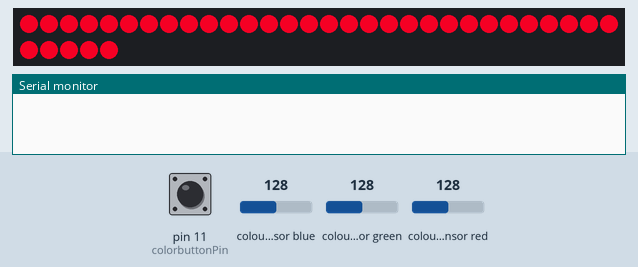
Recording of a sketch running on a simulated Arduino Mega 2560, built with avr-gcc and run on an emulated ATmega2560. Parts: 35 RGB LEDs in strip order, left to right, continuing on the next row, the last lines printed to the serial monitor. The inputs (shaded band) are chosen by the test bench; at power-on: pin 11 (colorbuttonPin) HIGH, colour sensor blue 128, colour sensor green 128, colour sensor red 128. Dim RGB values are drawn brighter than linear; random numbers use the default seed unless the sketch sets one.

Above: at 1.2 s.
1.3 s: pin 11 (colorbuttonPin) pulled LOW for 0.15 s
At 2.3 s:
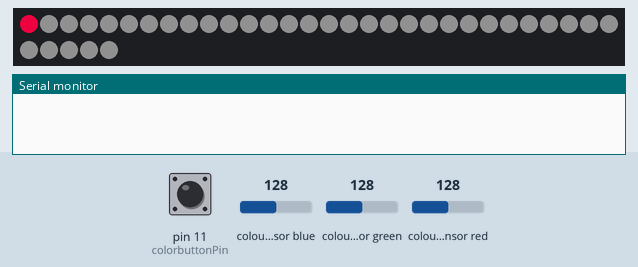
At 52.0 s:
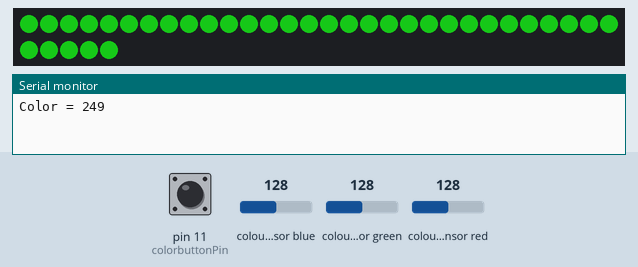
Timing chart, 0 to 53.5 s (numbered marks = the images above; inputs shaded):
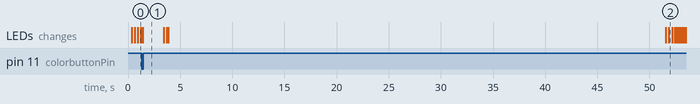

The sketch:

SilverHatColorSense4.ino
```cpp
//#include <TimerOne.h>
//#include "Button.h"
#include "SPI.h"
#include <Wire.h>
#include "Adafruit_TCS34725.h"
#include "Adafruit_WS2801.h"

//
//  Siler Hat! - 35 Lights. This version does not use a keypad
//
/*****************************************************************************/
//
// Set Up Pins
//
// 2 pins for clock and data of lights. Reversed from usual!
//
#define dataPin 9       // 'yellow' wire
#define clockPin 8      // 'green' wire

#define numLights 35      // number of spikes on the hat

// framebuffers
uint32_t current_frame[numLights];
uint32_t next_frame[numLights];

// Set the first variable to the NUMBER of pixels.
Adafruit_WS2801 strip = Adafruit_WS2801(numLights, dataPin, clockPin);

// Color Sensor

#define colorbuttonPin 11 // For color button. Connect other wire to GND

unsigned long OldButtonTime; // Timing for color button
unsigned long NewButtonTime; // Timing for color button
#define debouncetime 1000    // 1s?
#define keepcolortime 50000  // 50s? How long to keep sensed color
boolean freecolor = true;    // If a color is sensed, flag goes false

byte gammatable[256];

Adafruit_TCS34725 tcs = Adafruit_TCS34725(TCS34725_INTEGRATIONTIME_50MS, TCS34725_GAIN_4X);

// Silver Hat colors

int color1  = 85;     // Starting foreground color
int color2 = 170;     // Starting background color
#define MaxColor 255  // Colors go from 0 to 255 (8-bit)

uint32_t bigcolor;    // Sensed color (24-bit)

// Shows

int f=0;       // indices to keep track of position within a show
int x=0;       // another counter
int temp;      // temporary place holder
int wait=6;    // index to keep track of delay time
#define maxWait 12     // Number of stored delay times

// Order of spines
byte SpineOrder[35] = {
        10,
   11,  20,   9,
     19,   21,
  12,18,23,22,8,
  13,17,24,25,7,
  14,16,27,26,6,
     15,28,5,
        29,
       30,4,
       31,3,
       32,2,
       33,1,
       34,0,
};

// Tail pattern
byte Tails[35] = {
         0,
    0,   0,   0,
      0,    0,
   0, 0, 0, 0,0,
   0, 0, 0, 0,0,
   0, 0, 0, 0,0,
      0, 0, 0,
        1,
       2,2,
       3,3,
       4,4,
       5,5,
       6,6,
};

// Hood Ring
byte Hood[35] = {
         1,
    2,   0,   2,
      0,    0,
   3, 0, 0, 0,3,
   4, 0, 0, 0,4,
   5, 0, 0, 0,5,
      6, 0, 6,
         0,
        0,0,
        0,0,
        0,0,
        0,0,
        0,0,
};

// Stripe Patten
byte Stripes[35] = {
         1,
    0,   2,   0,
      0,    0,
   0, 0, 3, 0,0,
   0, 0, 4, 0,0,
   0, 0, 5, 0,0,
      0, 6, 0,
         7,
        8,8,
        9,9,
        10,10,
        11,11,
        12,12,
};

void setup() {
  Serial.begin(9600);
  //not sure if this is necessary but try it anyway
  randomSeed(analogRead(0));

  // Initialize the button color sensor
  pinMode(colorbuttonPin, INPUT);
  digitalWrite(colorbuttonPin, HIGH);  // turn on internal pull-up resistor

  OldButtonTime = 0;
  NewButtonTime = 0;

  // Set up Gamma table for the color sensor
  // it helps convert RGB colors to what humans see
  for (int i=0; i<256; i++) {
    float x = i;
    x /= 255;
    x = pow(x, 2.5);
    x *= 255;

    //gammatable[i] = 255 - x;
    gammatable[i] = x;
  }

  for (int i=0; i < numLights; i++) current_frame[i] = 0; // clear display

  // Start up the LED counter
  strip.begin();

  // Update the strip, to start they are all 'off'
  clear();
  strip.show();
}

void loop() {

  // Start with a fun random show

  switch(0) {
  //switch(random(10)) {
    case 0:
      allOn(random(20,100));
      break;
    case 1:
      randomfill(random(3,10));
      break;
    case 2:
      randomcolors(random(5,30)*10000);
      break;
    case 3:
      twocolor(random(1,30)*10000);
      break;
    case 4:
      rainbowshow(random(100,500));
      break;
    case 5:
      lightwave(random(2,10));
      break;
    case 6:
      lighttails(random(1,30)*10000);
      break;
    case 7:
      lighthood(random(1,30)*10000);
      break;
    case 8:
      centergradient(random(1,30)*10000);
      break;
    case 9:
      centerpulse(random(5,40));
      break;
  }

  // Then a break with all the lights off, if the color sensor if off
  if(freecolor) {
    clear();
    strip.show();
    ButtonDelay(random(1,4)*10000);  // Hopefully 10-1200 seconds
  }
}

/*
 * set all cells to black but don't call show yet
 * ignores buffering
 */
void clear() {
  for (int i=0; i<numLights; i++) {
    strip.setPixelColor(i, Color(0,0,0));
    setPixelColor(i, Color(0,0,0));
  }
}

/*
 * Fades lights to black over fade time
 */
void clearWithFade(int fadeTime) {
  for (int i=0; i<numLights; i++) {
    setPixelColor(i, Color(0,0,0));
  }
  morph_frame(fadeTime);
}

/*
 * All On
 *
 * Simply turns all the pixes on to a random color and then cycles
 *
 */

void allOn (int cycles) {

  for (int count = 0; count < cycles; count++) {
    for (int i=0; i < strip.numPixels(); i++) {
      setPixelColor(i, MainColor());
    }
    morph_frame(GetDelayTime(wait));

    if (!random(100)) { if (wait++ > maxWait) wait = 0; }
    color1 = (color1 + 5) % MaxColor;
  }
  clearWithFade(1000);
}

/*
 * randomcolors: turns each pixel on to a random color
 */

void randomcolors(long time) {
  for (int i=0; i < numLights; i++) setPixelColor(i, Wheel(random(MaxColor)));
  morph_frame(1000);
  ButtonDelay(time);
  clearWithFade(1000);
}

/*
 * twocolor: turns each pixel on to either of two random colors
 */

void twocolor(long time) {

  for (int i=0; i < numLights; i++) {
    if (random(2)) { setPixelColor(i, MainColor()); }
    else { setPixelColor(i, Wheel(color2)); }
  }
  morph_frame(1000);
  ButtonDelay(time);
  clearWithFade(1000);
  color2 = (color2 + 20) % MaxColor;
}

/*
 * lighttails: turn on the tail lights to a gradient
 */

void lighttails(long time) {
  uint32_t tempcolor;

  int spacing = random(2,20);   // Spacing between colors

  for (long t=time; t=t-500; t>0) {
    for (int i=0; i < numLights; i++) {
      if(freecolor) { tempcolor = Wheel((color1 + (spacing*Tails[i]) % MaxColor)); }
      else { tempcolor = bigcolor; }

      if (!Tails[i]) { strip.setPixelColor(SpineOrder[i], Color(0,0,0)); }
      else { strip.setPixelColor(SpineOrder[i], tempcolor); }
    }
    strip.show();
    ButtonDelay(500);
    if (!random(5)) color1 = (color1 + random(5,20)) % MaxColor;
  }
}

/*
 * lighthood: ring the hood with one color; fill everything else with another color
 */

void lighthood(long time) {
  uint32_t tempcolor;

  int spacing = random(2,20);   // Spacing between colors

  for (long t=time; t=t-500; t>0) {
    for (int i=0; i < numLights; i++) {
      if(freecolor) { tempcolor = Wheel((color1 + (spacing*Hood[i]) % MaxColor)); }
      else { tempcolor = bigcolor; }

      if (!Hood[i]) { strip.setPixelColor(SpineOrder[i], Wheel(color2)); }
      else { strip.setPixelColor(SpineOrder[i], tempcolor); }
    }
    strip.show();
    ButtonDelay(500);
    if (!random(5)) color1 = (color1 + random(5,20)) % MaxColor;
  }
}

/*
 * centergradient: turn on the central spine with a light gradient
 */

void centergradient(long time) {
  uint32_t tempcolor;

  int spacing = random(2,6);   // Spacing between colors

  for (long t=time; t=t-500; t>0) {
    for (int i=0; i < numLights; i++) {
     if(freecolor) { tempcolor = Wheel((color1 + (spacing*Stripes[i]) % MaxColor)); }
     else { tempcolor = bigcolor; }

     if (!Stripes[i]) { strip.setPixelColor(SpineOrder[i], Color(0,0,0)); }
     else { strip.setPixelColor(SpineOrder[i], tempcolor); }
    }
    strip.show();
    ButtonDelay(500);
    if (!random(5)) color1 = (color1 + random(5,20)) % MaxColor;
  }
}

/*
 * centerpulse - One pixel travelling down the center spine
 */

void centerpulse(int cycles) {
  for (int count = 0; count < cycles; count++) {
    for (int i=1; i < 13; i++) {  // Where we are on the center spine
      for (int j=0; j < strip.numPixels(); j++) {
        if (Stripes[j] == i) { setPixelColor(SpineOrder[j], MainColor()); }
        else { setPixelColor(SpineOrder[j], Color(0,0,0)); }
      }
      morph_frame(GetDelayTime(wait));
      if (!random(100)) { if (wait++ > maxWait) wait = 0; }
      if (!random(5)) color1 = (color1 + random(5,20)) % MaxColor;
    }
  }
}

/*
 * randomfill: randomly fills in pixels from blank to all on
 * then takes them away random until blank
 */

void randomfill(int cycles) {
  int i, j, save;
  byte shuffle[numLights];  // Will contain a shuffle of 0 to totPixels

  for (int count = 0; count < cycles; count++) {

    // Shuffle sort to determine order to turn on lights
    for (i=0; i < numLights; i++) shuffle[i] = i; // before shuffle
    for (i=0; i < numLights; i++) {  // here's position
      j = random(numLights);       // there's position
      save = shuffle[i];
      shuffle[i] = shuffle[j];     // first swap
      shuffle[j] = save;           // second swap
    }
    // Blank the screen
    clear();
    strip.show();
    ButtonDelay(GetDelayTime(wait));

    // Turn on lights one at a time
    for (i=0; i < numLights; i++) {
      setPixelColor(shuffle[i], MainColor());
      morph_frame(GetDelayTime(wait));
    }
    // Turn off lights one at a time
    for (i=0; i < numLights; i++) {
      setPixelColor(shuffle[numLights-i-1], Color(0,0,0));
      morph_frame(GetDelayTime(wait));
    }
    // Possibly new delay
    if (!random(2)) { wait = random(0,maxWait); }
  }
}

/*
 * rainbowshow: fills the spines with a gradient rainbow
 * over time, the starting color changes
 */

void rainbowshow(int cycles) {

  for (int count = 0; count < cycles; count++) {
    for (int i=0; i < strip.numPixels(); i++) {
      // tricky math! we use each pixel as a fraction of the full 96-color wheel
      // (thats the i / strip.numPixels() part)
      // 24 and division is to get the repeat pattern just right
      // the % 96 is to make the wheel cycle around
      strip.setPixelColor(i, Wheel(((i*256 / strip.numPixels()) + color1) % 256) );
    }
    strip.show();   // write all the pixels out
    ButtonDelay(50);
    if (!random(5)) color1 = (color1 + random(5,20)) % MaxColor;
  }
}

/*
 * visit each light in order and illuminate its neighbors
 * ignores buffering
 */
void unit_test() {

  for (int i=0; i<numLights; i++) {
    clear();
    strip.setPixelColor(SpineOrder[i], Color(255,0,0));
    strip.show();
    delay(500);
  }
}

/*
 * lightwave - Just one traveling pixel
 */

void lightwave(int cycles) {
  for (int count = 0; count < cycles; count++) {
    for (int i=0; i < strip.numPixels(); i++) {
      for (int j=0; j < strip.numPixels(); j++) {
        if (i == j) { setPixelColor(j, MainColor()); }
        else { setPixelColor(j, Color(0,0,0)); }
      }
      morph_frame(GetDelayTime(wait));
      if (!random(100)) { if (wait++ > maxWait) wait = 0; }
      if (!random(5)) color1 = (color1 + random(10,40)) % MaxColor;
    }
  }
}

//
// Frame displays. Basically gradually changes image from previous frame to next frame.
// More pleasing to the eye.
//
// Code from Greg and Robie
//

void draw_frame(int delay_ms) {
  for (int i = 0; i < numLights; i++) {
    strip.setPixelColor(i, next_frame[i] & 0xffffff);
    current_frame[i] = next_frame[i];
  }
  strip.show();
  ButtonDelay(delay_ms);
}

void draw_frame() {
  draw_frame(250);
}

#define FRAME_MSEC 100
#define MORPH_STEPS 25
#define STEP_LENGTH 10

void morph_frame(int msec) {
  int steps = msec / STEP_LENGTH;
  int deltas[numLights][3];
  for (int i = 0; i < numLights; i++) {
    for (int j = 0; j < 3; j++) {
      uint32_t old_color = (current_frame[i] >> (j * 8)) & 0xff;
      uint32_t new_color = (next_frame[i] >> (j * 8)) & 0xff;
      deltas[i][j] = (int)new_color - (int)old_color;
    }
  }

  for (int t = 1; t < steps; t++) {
    for (int i = 0; i < numLights; i++) {
      uint32_t color = 0;
      for (int j = 0; j < 3; j++) {
        uint32_t old_color = (current_frame[i] >> (j * 8)) & 0xff;
        color |= ((old_color + (deltas[i][j] * t / steps)) & 0xff) << (8 * j);
      }
      strip.setPixelColor(i, color);
    }
    strip.show();
    ButtonDelay(STEP_LENGTH);
  }
  for (int i = 0; i < numLights; i++) {
    current_frame[i] = next_frame[i];
    strip.setPixelColor(i, current_frame[i]);
  }
  strip.show();
  ButtonDelay(STEP_LENGTH);
}

void setPixelColor(int pos, uint32_t color) {
  next_frame[pos] = color;
}

void fill(uint32_t color) {
  for (int i = 0; i < numLights; i++) {
    setPixelColor(i, color);
  }
}

/*
 * Get Delay Time - Returns a delay time from an array.
 */

int GetDelayTime(int wait) {
  int DelayValues[maxWait] = { 10, 20, 40, 60, 80, 100, 150, 200, 300, 500, 750, 1000 };

  wait = wait % maxWait;  // Prevent going out of bounds

  return(DelayValues[wait]);
}

// ButtonDelay
//
// Runs the standard delay but also polls the button to see if it got pushed or
// whether to release the color flag

void ButtonDelay(long time) {
  for (int i = 0; i < time; i++) {
    delay(1); // The delay part of the delay loop

    // Deal with color button

    NewButtonTime = millis();  // Take a time point

    if(digitalRead(colorbuttonPin) == LOW && (NewButtonTime > (OldButtonTime + debouncetime))) {
      bigcolor = ReadColorSensor();   // Update the sensed color
      freecolor = false;              // trap the main color
      OldButtonTime = NewButtonTime;  // Reset timer

      // Turns all the lights to the new color for 2 seconds

      for (int j=0; i < strip.numPixels(); i++) {
        strip.setPixelColor(i, bigcolor);
      }
      strip.show();
      delay(2000);
      return;

    } else {  // Need to check whether to free up the sensed color
      if(!freecolor && (NewButtonTime > (OldButtonTime + keepcolortime))) {
        freecolor = true;                // free up the color
        color1 = MatchColor(bigcolor);   // revert to 255-bit color
      }
    }
  }
}

void rainbow(uint8_t wait) {
  int i, j;

  for (j=0; j < 96 * 3; j++) {     // 3 cycles of all 96 colors in the wheel
    for (i=0; i < strip.numPixels(); i++) {
      strip.setPixelColor(i, Wheel( (i + j) % 96));
    }
    strip.show();   // write all the pixels out
    delay(wait);
  }
}

// Slightly different, this one makes the rainbow wheel equally distributed
// along the chain
void rainbowCycle(uint8_t frame, uint8_t wait) {
  int i;
  for (i=0; i < strip.numPixels(); i++) {
      // tricky math! we use each pixel as a fraction of the full 96-color wheel
      // (thats the i / strip.numPixels() part)
      // 24 and division is to get the repeat pattern just right
      // the % 96 is to make the wheel cycle around
     strip.setPixelColor(i, Wheel(((i*24 / strip.numPixels()) + frame) % 96) );
  }
  strip.show();   // write all the pixels out
  ButtonDelay(wait);
}

// fill the dots one after the other with said color
// good for testing purposes
void colorWipe(uint16_t c, uint8_t wait) {
  int i;

  for (i=0; i < strip.numPixels(); i++) {
      strip.setPixelColor(i, c);
  }
  strip.show();
  delay(wait);
}


/* Helper functions */

// Main Color
//
// Returns the 24-bit main color
//
// If the color has been trapped by the sensor, returns the big 24-big color
// If the color is free to move, returns the processed 8-bit color

uint32_t MainColor() {
  if(freecolor) return(Wheel(color1)); else return (bigcolor);
}

// Read color sensor
//
// Reads the Adafruit color sensor. Returns a unit32_t color from the r,g,b values
uint32_t ReadColorSensor() {

  uint16_t clear, red, green, blue;

  // Poll the sensor
  tcs.setInterrupt(false);      // turn on LED
  delay(60);  // takes 50ms to read
  tcs.getRawData(&red, &green, &blue, &clear);
  tcs.setInterrupt(true);  // turn off LED

  //Serial.print("C:\t"); Serial.print(clear);
  //Serial.print("\tR:\t"); Serial.print(red);
  //Serial.print("\tG:\t"); Serial.print(green);
  //Serial.print("\tB:\t"); Serial.print(blue);

  // Figure out some basic hex code for visualization
  uint32_t sum = red;
  sum += green;
  sum += blue;
  //sum = clear;
  float r, g, b;
  r = red; r /= sum;
  g = green; g /= sum;
  b = blue; b /= sum;
  r *= 256; g *= 256; b *= 256;
  //Serial.print("\t");
  //Serial.print((int)r, HEX); Serial.print((int)g, HEX); Serial.print((int)b, HEX);
  //Serial.println();

  //Serial.print(gammatable[(int)r]); Serial.print(" "); Serial.print(gammatable[(int)g]); Serial.print(" "); Serial.println(gammatable[(int)b]);

  return(Color(gammatable[(int)r], gammatable[(int)g], gammatable[(int)b]));
  //return(Color(r,g,b));
}

// MatchColor
//
// Try to turn a 24-bit color into the closest approximate 0-255 wheeled color
//
// Algorithm works by brute-force polling all possible 255 answers to determine which answer
// is closest to the 24-bit color

byte MatchColor(uint32_t inColor) {
  int colorDiff;
  int minDiff = 255+255+255;    // Current closest (minimum) difference
  byte bestColor = 0;  // Which of the 255 wheeled colors is currently the best

  for (int i=0; i <= MaxColor; i++) {  // Poll all 255 colors
    //Serial.print(i);
    //Serial.print(") ");
    //Serial.println(colorDiff);
    colorDiff = CompareColors(inColor, Wheel(i));  // How close is current color?
    if (colorDiff <= minDiff) {
        minDiff = colorDiff;  // Closest yet
        bestColor = i;
    }
  }
  Serial.print("Color = ");
  Serial.println(bestColor);
  return(bestColor);
}

// CompareColors
//
// Compares two 24-bit colors: abs(r1-r2)+abs(g1-g2)+abs(b1-b2)
int CompareColors(uint32_t colorA, uint32_t colorB) {
  int diff = 0;
  byte a,b;

  for (int j = 0; j < 3; j++) {
    a = (colorA >> (j * 8)) & 0xff;
    b = (colorB >> (j * 8)) & 0xff;
    //Serial.print(j);
    //Serial.print(" ");
    //Serial.print(a);
    //Serial.print(" ");
    //Serial.print(b);
    //Serial.print(" ");
    //if (a > b) { diff+= a-b; } else { diff+= b-a; }
    diff+=abs((int)a-(int)b);
    //diff+= abs(((colorA >> (j * 8)) & 0xff) - ((colorB >> (j * 8)) & 0xff));
  }
  //Serial.println();
  return(diff);
}

// Create a 24 bit color value from R,G,B
uint32_t Color(byte r, byte g, byte b)
{
  uint32_t c;
  c = r;
  c <<= 8;
  c |= g;
  c <<= 8;
  c |= b;
  return c;
}

//Input a value 0 to 255 to get a color value.
//The colours are a transition r - g -b - back to r
uint32_t Wheel(byte WheelPos)
{
  //if (WheelPos == 0) return Color(0,0,0);       // Black
  //if (WheelPos == 1) return Color(255,255,255); // White

  if (WheelPos < 85) {
   return Color(WheelPos * 3, 255 - WheelPos * 3, 0);
  } else if (WheelPos < 170) {
   WheelPos -= 85;
   return Color(255 - WheelPos * 3, 0, WheelPos * 3);
  } else {
   WheelPos -= 170;
   return Color(0, WheelPos * 3, 255 - WheelPos * 3);
  }
}

//Input a value 0 to 255 to get a color value.
//The colours are a transition r - g -b - back to r
//Furthermore, the colors are attenuated:
//3=full strength, 2=2/3rd strength, 1=1/3rd strength, 0=barely on
uint32_t GradientWheel(byte WheelPos, int strength)
{
  int r,g,b;
  int s[4] = { 2, 10, 50, 255 };  // This is the attenuation percent

  if (WheelPos < 85) {
   r = WheelPos * 3;
   g = 255 - WheelPos *3;
   b = 0;
  } else if (WheelPos < 170) {
   WheelPos -= 85;
   r = 255 - WheelPos *3;
   g = 0;
   b = WheelPos * 3;
  } else {
   WheelPos -= 170;
   r = 0;
   g = WheelPos * 3;
   b = 255 - WheelPos *3;
  }

  // Attenuate r,g,b
  r = r * s[strength] / 100;
  g = g * s[strength] / 100;
  b = b * s[strength] / 100;
  return(Color(r,g,b));
}
```
